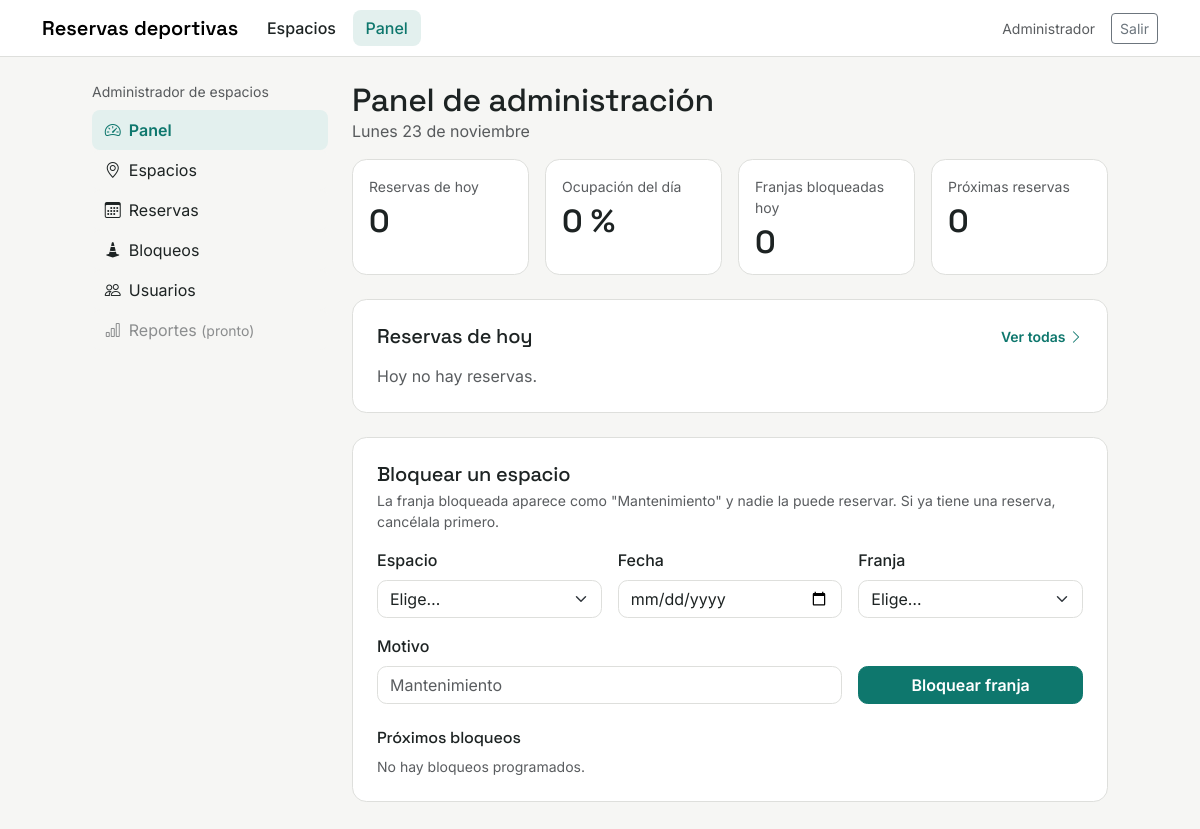
The app's page /panel/ (signed in), older data.
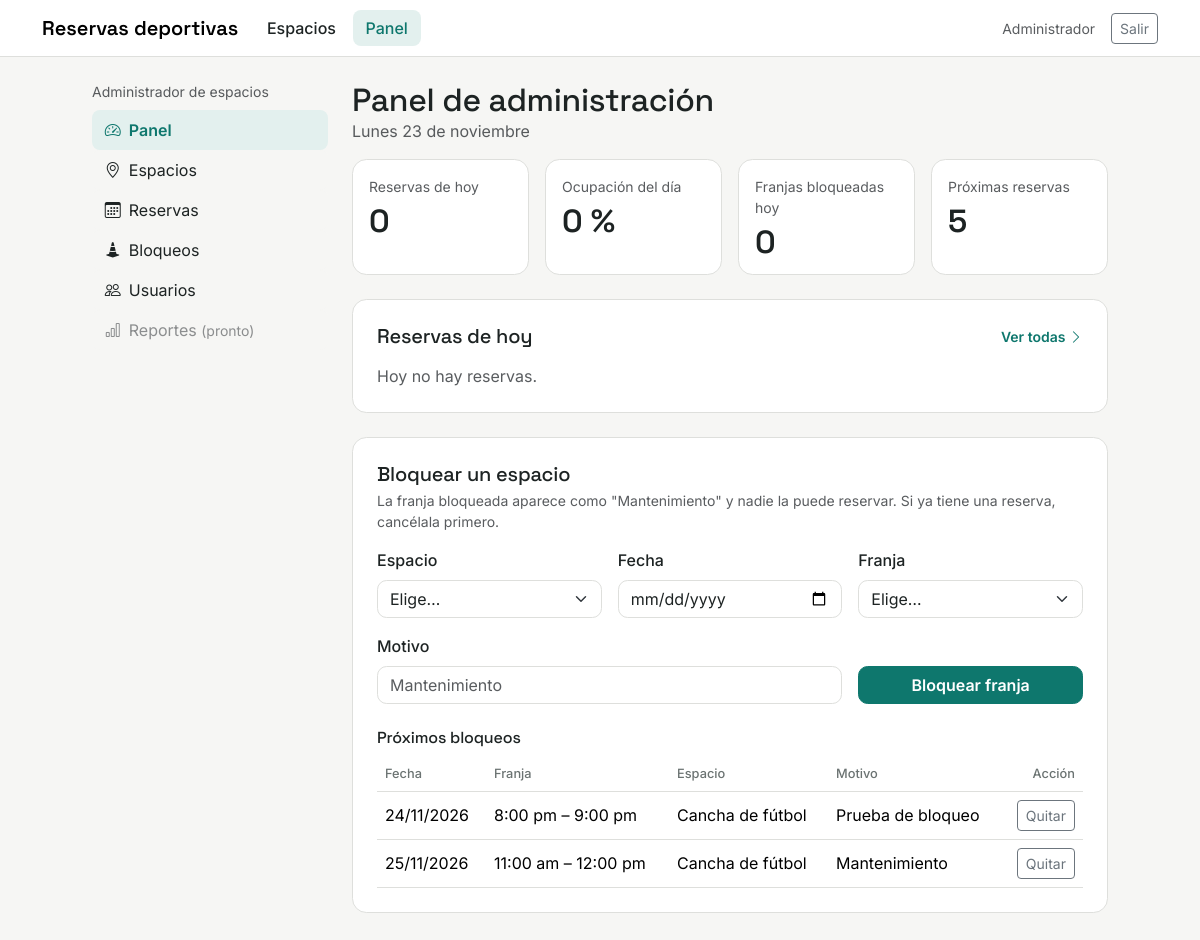
The same page, newer data.
### reservas/models.py (models this page shows, shortened)
class Bloqueo(models.Model):
    espacio = models.ForeignKey(
        Espacio, on_delete=models.CASCADE, related_name="bloqueos"
    )
    fecha = models.DateField()
    hora_inicio = models.TimeField()
    motivo = models.CharField(max_length=200, default="Mantenimiento")
    creado_por = models.ForeignKey(
        settings.AUTH_USER_MODEL, on_delete=models.SET_NULL, null=True, blank=True
    )
    class Meta:
        ordering = ["fecha", "hora_inicio"]
        constraints = [
            models.UniqueConstraint(
                fields=["espacio", "fecha", "hora_inicio"],
                name="un_bloqueo_por_franja",
            )
        ]

### espacios/models.py (models this page shows, shortened)
class Espacio(models.Model):
    class Tipo(models.TextChoices):
        CANCHA = "cancha", "Cancha"
        GIMNASIO = "gimnasio", "Gimnasio"
        OTRO = "otro", "Otro"
    nombre = models.CharField(max_length=100)
    tipo = models.CharField(max_length=20, choices=Tipo.choices, default=Tipo.CANCHA)
    descripcion = models.TextField(blank=True)
    activo = models.BooleanField(default=True)

### panel/views.py (the view)
# urls.py: path("", RedirectView.as_view(pattern_name="espacios:lista"), name="inicio"),
@solo_administrador
def inicio(request):
    hoy = timezone.localdate()
    espacios = Espacio.objects.filter(activo=True).order_by("nombre")
    reservas_hoy = (
        Reserva.objects.filter(fecha=hoy)
        .select_related("espacio", "usuario", "usuario__perfil")
        .order_by("hora_inicio", "espacio__nombre")
    )
    confirmadas_hoy = sum(1 for r in reservas_hoy if r.estado == Reserva.Estado.CONFIRMADA)
    bloqueos_hoy = Bloqueo.objects.filter(fecha=hoy, espacio__activo=True).count()
    franjas_totales = espacios.count() * (HORA_CIERRE - HORA_APERTURA) - bloqueos_hoy
    ocupacion = round(100 * confirmadas_hoy / franjas_totales) if franjas_totales > 0 else 0
    proximos_bloqueos = (
        Bloqueo.objects.filter(fecha__gte=hoy)
        .select_related("espacio", "creado_por")
        .order_by("fecha", "hora_inicio")[:20]
    )
    return render(request, "panel/inicio.html", {
        "seccion": "inicio",
        "hoy": hoy,
        "reservas_hoy": reservas_hoy,
        "confirmadas_hoy": confirmadas_hoy,
        "ocupacion": ocupacion,
        "bloqueos_hoy": bloqueos_hoy,
        "proximas_reservas": Reserva.objects.filter(
            fecha__gt=hoy, estado=Reserva.Estado.CONFIRMADA
        ).count(),
        "proximos_bloqueos": proximos_bloqueos,
        "espacios": espacios,
        "horas": horas_del_dia(),
        "datos_bloqueo": request.session.pop("datos_bloqueo", {}),
    })

### panel/views.py (called while the page is built)
def solo_administrador(vista):
    @login_required
    @wraps(vista)
    def envoltura(request, *args, **kwargs):
        if not request.user.is_staff:
            messages.error(request, "Solo el administrador puede entrar al panel.")
            return redirect("espacios:lista")
        return vista(request, *args, **kwargs)
    return envoltura

### reservas/servicios.py (called while the page is built)
def horas_del_dia():
    return [time(hora, 0) for hora in range(HORA_APERTURA, HORA_CIERRE)]

### reservas/templatetags/horas.py (called while the page is built)
@register.filter
def hora_fin(hora):
    if hora is None:
        return None
    return time((hora.hour + 1) % 24, hora.minute)

@register.filter
def ampm(hora):
    if hora is None:
        return ""
    h12 = hora.hour % 12 or 12
    sufijo = "am" if hora.hour < 12 else "pm"
    return f"{h12}:{hora.minute:02d} {sufijo}"

### panel/templates/panel/inicio.html (shortened to what the changed rows need)
{% extends "panel/base_panel.html" %}
{% load horas %}
{% block panel %}
<h1 class="h2 mb-0">Panel de administración</h1>
<div class="row row-cols-2 row-cols-md-4 g-3 mb-4">
  <div class="col"><div class="tarjeta contador p-3 h-100"><div class="small text-body-secondary mb-2">Próximas reservas</div><div class="numero">{{ proximas_reservas }}</div></div></div>
</div>
<section class="tarjeta p-3 p-md-4 mb-4">
  <div class="d-flex justify-content-between align-items-center mb-3">
    <h2 class="h5 mb-0">Reservas de hoy</h2>
  </div>
</section>
<section class="tarjeta p-3 p-md-4 mb-4" id="bloquear">
  <h2 class="h5 mb-1">Bloquear un espacio</h2>
  <p class="small text-body-secondary">La franja bloqueada aparece como "Mantenimiento" y nadie la puede reservar. Si ya tiene una reserva, cancélala primero.</p>
  <form method="post" action="{% url 'panel:bloquear' %}" class="row g-3 align-items-end">
    <div class="col-md-4">
    </div>
    <div class="col-md-4">
    </div>
    <div class="col-md-4">
    </div>
    <div class="col-md-8">
    </div>
    <div class="col-md-4">
    </div>
  </form>
  <h3 class="h6 mt-4 mb-2">Próximos bloqueos</h3>
  {% if proximos_bloqueos %}
    <div class="table-responsive">
      <table class="table tabla-panel align-middle mb-0">
        <thead><tr><th>Fecha</th><th>Franja</th><th>Espacio</th><th>Motivo</th><th class="text-end">Acción</th></tr></thead>
        <tbody>
          {% for b in proximos_bloqueos %}
            <tr>
              <td class="text-nowrap">{{ b.fecha|date:"d/m/Y" }}</td>
              <td class="text-nowrap">{{ b.hora_inicio|ampm }} – {{ b.hora_inicio|hora_fin|ampm }}</td>
              <td>{{ b.espacio.nombre }}</td>
              <td>{{ b.motivo }}</td>
              <td class="text-end">
                <form method="post" action="{% url 'panel:quitar_bloqueo' b.pk %}">
                  <button type="submit" class="btn btn-sm btn-outline-secondary">Quitar</button>
                </form>
              </td>
            </tr>
          {% endfor %}
        </tbody>
      </table>
    </div>
  {% else %}
    <p class="small text-body-secondary mb-0">No hay bloqueos programados.</p>
  {% endif %}
</section>
{% endblock %}

Row changes from the older to the newer data that the page shows:
added Bloqueo: fecha "24/11/2026", hora_inicio|ampm "8:00 pm", hora_inicio|hora_fin "9:00 pm", espacio.nombre "Cancha de fútbol", motivo "Prueba de bloqueo"
added Bloqueo: fecha "25/11/2026", hora_inicio|ampm "11:00 am", hora_inicio|hora_fin "12:00 pm", espacio.nombre "Cancha de fútbol", motivo "Mantenimiento"
Text that changed along with them:
{{ proximas_reservas }}: "0" → "5"
text no longer shown: "No hay bloqueos programados."
text now shown: "Fecha Franja Espacio Motivo Acción"
